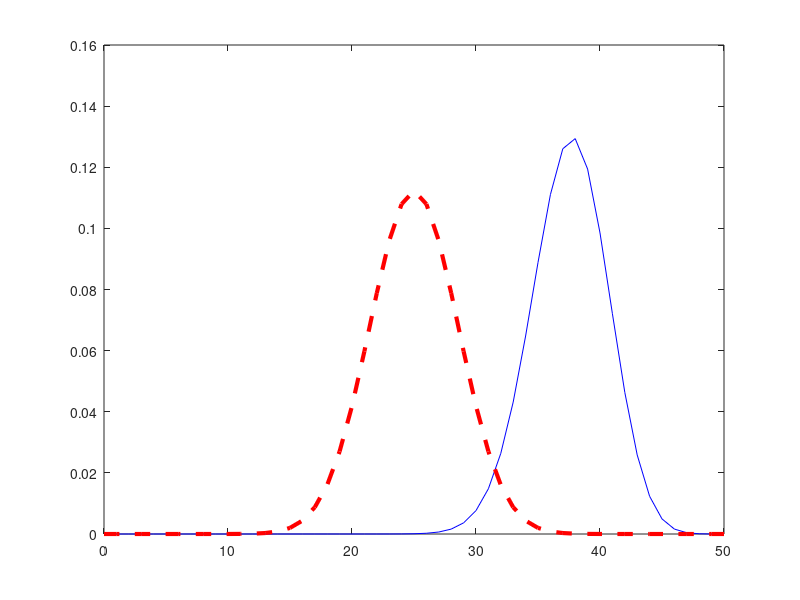

Write the MATLAB code that produced this figure. (Note: this script raises an error after producing the figure.)
% This script graphs the Athena tails

%----Input
x = 0.75; % Announced winner fraction
n1 = 50; % Ballots drawn in round 1
k1 = 32; % winner ballots in sample

%----Computations
margin = 2*x-1;

%----Begin graphs

% Two curves in one plot
first_plot = plot((0:n1),binopdf((0:n1),n1,x), 'b', (0:n1), ...
    binopdf((0:n1),n1,0.5), '--r', 'LineWidth', 3);
hold

% Draw line at k1 and label it
xl = xline(k1, '-.', {sprintf('k1=%d', k1)});
xl.LineWidth=1;
xl.FontSize=14;
xl.LabelVerticalAlignment='middle';

% Draw corresponding horizontal lines and label
yl1 = yline(binopdf(k1,n1,x), ':', ...
    {sprintf('Prob(k1 = %d | margin = %1.1f) = %1.4f', k1, margin, binopdf(k1,n1,x))});
yl1.LineWidth=2;
yl1.FontSize=14;
yl1.LabelHorizontalAlignment='left';

yl2 = yline(binopdf(k1,n1,0.5), ':', ...
    {sprintf('Prob(k1 = %d | margin = 0) = %1.4f', k1, binopdf(k1,n1,0.5))});
yl2.LineWidth=2;
yl2.FontSize = 14;
yl2.LabelHorizontalAlignment='left';

% Label axes
xlabel('Number of winning samples in first round', 'FontSize', 14)
ylabel('Probability', 'FontSize', 14)
title(sprintf('Probability as a function of winner ballots; sample size = %d', n1), 'FontSize', 16) 

% Color tails
patch_label1 = patch([(k1:n1), fliplr((k1:n1))], ...
    [binopdf((k1:n1),n1,x), fliplr(zeros(1,n1-k1+1))], 'b', 'FaceAlpha', 0.25);
patch_label2 = patch([(k1:n1), fliplr((k1:n1))], ...
    [binopdf((k1:n1),n1,0.5), fliplr(zeros(1,n1-k1+1))], 'r');

% Legend
legend(vertcat(first_plot, patch_label1, patch_label2), ...
    sprintf('Election with margin = %1.1f', margin), 'Tied election', ...
    sprintf('Prob(k1 >= %d | margin = %1.1f) = %1.4f', k1, margin, 1-binocdf(k1-1,n1,x)), ...
    sprintf('Prob(k1 >= %d | margin = 0) = %1.4f', k1, 1-binocdf(k1-1,n1,0.5)), ...
    'Location', 'NorthWest', 'FontSize', 14)

